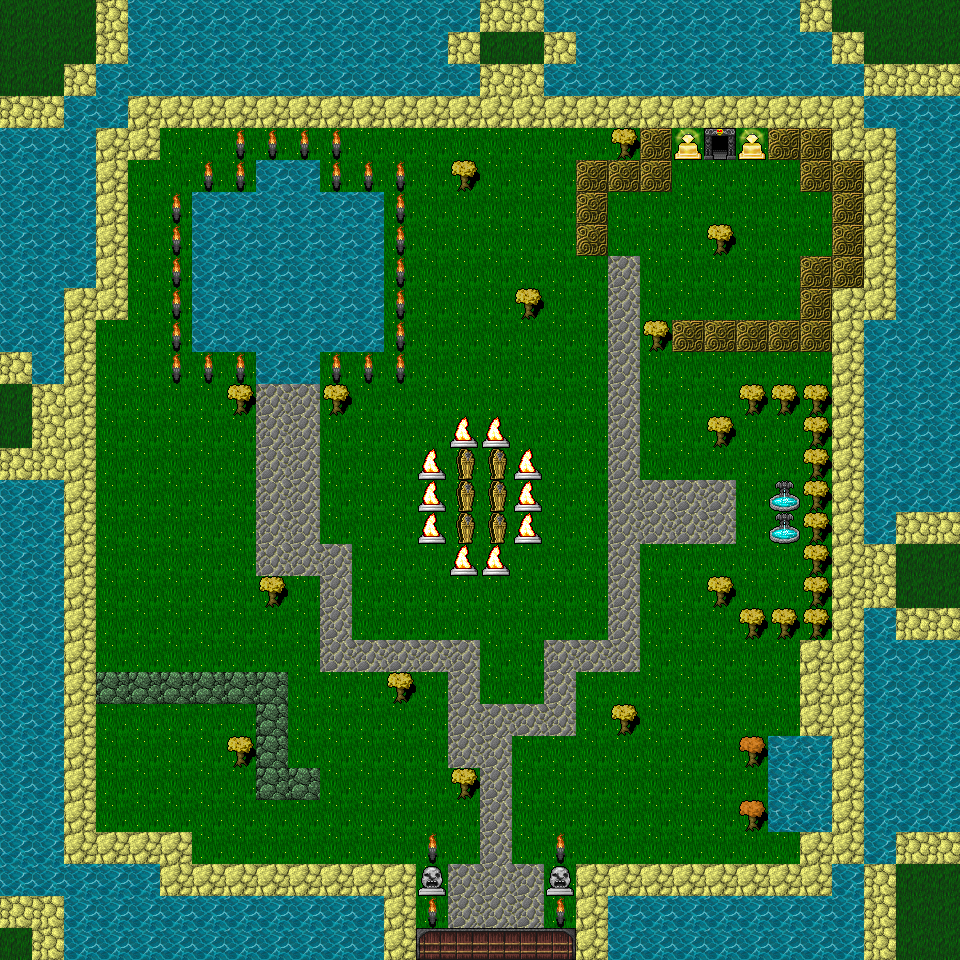

A level layout from a 2D game, rendered from its tile map. Below: a short description, then the map file with its tile-grid data intact:
An orthogonal 30x30 tile map with 32x32 px tiles, 2 tile layers (Background, Collision).

<map version="1.9" tiledversion="1.9.2" orientation="orthogonal" renderorder="right-down" width="30" height="30" tilewidth="32" tileheight="32" infinite="0" nextlayerid="3" nextobjectid="1">
 <editorsettings>
  <export target="TileMapUnity..csv" format="csv" />
 </editorsettings>
 <tileset firstgid="1" source="Tileset.tsx" />
 <layer id="1" name="Background" width="30" height="30">
  <data encoding="csv">
285,285,285,1348,1470,1470,1470,1470,1470,1470,1470,1470,1470,1470,1470,1348,1348,1470,1470,1470,1470,1470,1470,1470,1470,1348,285,285,285,285,
285,285,285,1348,1470,1470,1470,1470,1470,1470,1470,1470,1470,1470,1348,285,285,1348,1470,1470,1470,1470,1470,1470,1470,1470,1348,285,285,285,
285,285,1348,1470,1470,1470,1470,1470,1470,1470,1470,1470,1470,1470,1470,1348,1348,1470,1470,1470,1470,1470,1470,1470,1470,1470,1470,1348,1348,1348,
1348,1348,1470,1470,0,0,0,0,0,0,0,0,0,0,0,0,0,0,0,0,0,0,0,0,0,0,0,1470,1470,1470,
1470,1470,1470,0,0,306,306,306,306,306,306,306,306,306,306,306,306,306,306,306,306,306,306,306,306,306,0,0,1470,1470,
1470,1470,1470,0,306,306,306,306,0,0,306,306,306,306,306,306,306,306,306,306,306,306,306,306,306,306,306,0,1470,1470,
1470,1470,1470,0,306,306,0,0,0,0,0,0,306,306,306,306,306,306,306,306,306,306,306,306,306,306,306,0,1470,1470,
1470,1470,1470,0,306,306,1341,1351,1351,1351,1351,1351,306,306,306,306,306,306,306,306,306,306,306,306,306,306,306,0,1470,1470,
1470,1470,1470,0,306,306,1341,1341,1351,1341,1351,1351,306,306,306,306,306,306,306,243,306,306,306,306,306,306,306,0,1470,1470,
1470,1470,0,0,306,306,0,0,0,0,0,0,306,306,306,306,306,306,306,243,306,306,306,306,306,306,0,0,1470,1470,
1470,1470,0,306,306,306,0,0,0,0,0,0,306,306,306,306,306,306,306,243,306,306,306,306,306,306,0,1470,1470,1470,
1348,1470,0,306,306,306,306,306,0,0,306,306,306,306,306,306,306,306,306,243,306,306,306,306,306,306,0,1470,1470,1470,
285,1348,0,306,306,306,306,306,243,243,306,306,306,306,306,306,306,306,306,243,306,306,306,306,306,306,0,1470,1470,1470,
285,1348,0,306,306,306,306,306,243,243,306,306,306,306,306,306,306,306,306,243,306,306,306,306,306,306,0,1470,1470,1470,
1348,1348,0,306,306,306,306,306,243,243,306,306,306,306,306,306,306,306,306,243,306,306,306,306,306,306,0,1470,1470,1470,
1470,1470,0,306,306,306,306,306,243,243,306,306,306,306,306,306,306,306,306,243,243,243,243,306,306,306,0,1470,1470,1470,
1470,1470,0,306,306,306,306,306,243,243,306,306,306,306,306,306,306,306,306,243,243,243,243,306,306,306,0,1470,1348,1348,
1470,1470,0,306,306,306,306,306,243,243,243,306,306,306,306,306,306,306,306,243,306,306,306,306,306,306,0,1348,285,285,
1470,1470,0,306,306,306,306,306,306,306,243,306,306,306,306,306,306,306,306,243,306,306,306,306,306,306,0,1348,285,285,
1470,1470,0,306,306,306,306,306,306,306,243,306,306,306,306,306,306,306,306,243,306,306,306,306,306,306,0,1470,1348,1348,
1470,1470,0,306,306,306,306,306,306,306,243,243,243,243,243,306,306,243,243,243,306,306,306,306,306,0,0,1470,1470,1470,
1470,1470,0,306,306,306,306,306,306,306,306,306,306,306,243,306,306,243,306,306,306,306,306,306,306,0,1470,1470,1470,1470,
1470,1470,0,306,306,306,306,306,306,306,306,306,306,306,243,243,243,243,306,306,306,306,306,306,306,0,0,1470,1470,1470,
1470,1470,0,306,306,306,306,306,306,306,306,306,306,306,243,243,306,306,306,306,306,306,306,306,1468,1468,0,1470,1470,1470,
1470,1470,0,306,306,306,306,306,306,306,306,306,306,306,306,243,306,306,306,306,306,306,306,306,1468,1468,0,1470,1470,1470,
1470,1470,0,306,306,306,306,306,306,306,306,306,306,306,306,243,306,306,306,306,306,306,306,306,1468,1468,0,1470,1470,1470,
1470,1470,0,0,0,0,306,306,306,306,306,306,306,306,306,243,306,306,306,306,306,306,306,306,306,0,0,1470,1348,1348,
1470,1470,1470,1470,1470,0,0,0,0,0,0,0,0,306,243,243,243,306,0,0,0,0,0,0,0,0,1470,1348,285,285,
1348,1348,1470,1470,1470,1470,1470,1470,1470,1470,1470,1470,306,306,243,243,243,306,0,1470,1470,1470,1470,1470,1470,1470,1470,1348,285,285,
285,1348,1470,1470,1470,1470,1470,1470,1470,1470,1470,1470,0,92,93,93,93,94,0,1470,1470,1470,1470,1470,1470,1470,1470,1348,285,285
</data>
 </layer>
 <layer id="2" name="Collision" width="30" height="30">
  <data encoding="csv">
0,0,0,0,0,0,0,0,0,0,0,0,0,0,0,0,0,0,0,0,0,0,0,0,0,0,0,0,0,0,
0,0,0,0,0,0,0,0,0,0,0,0,0,0,0,0,0,0,0,0,0,0,0,0,0,0,0,0,0,0,
0,0,0,0,0,0,0,0,0,0,0,0,0,0,0,0,0,0,0,0,0,0,0,0,0,0,0,0,0,0,
0,0,0,0,1349,1349,1349,1349,1349,1349,1349,1349,1349,1349,1349,1349,1349,1349,1349,1349,1349,1349,1349,1349,1349,1349,1349,0,0,0,
0,0,0,1349,1349,0,0,1307,1307,1307,1307,0,0,0,0,0,0,0,0,851,980,61,738,61,980,980,1349,1349,0,0,
0,0,0,1349,0,0,1307,1307,1470,1470,1307,1307,1307,0,851,0,0,0,980,980,980,0,0,0,0,980,980,1349,0,0,
0,0,0,1349,0,1307,1470,1470,1470,1470,1470,1470,1307,0,0,0,0,0,980,0,0,0,0,0,0,0,980,1349,0,0,
0,0,0,1349,0,1307,1470,1470,1470,1470,1470,1470,1307,0,0,0,0,0,980,0,0,0,851,0,0,0,980,1349,0,0,
0,0,0,1349,0,1307,1470,1470,1470,1470,1470,1470,1307,0,0,0,0,0,0,0,0,0,0,0,0,980,980,1349,0,0,
0,0,1349,1349,0,1307,1470,1470,1470,1470,1470,1470,1307,0,0,0,851,0,0,0,0,0,0,0,0,980,1349,1349,0,0,
0,0,1349,0,0,1307,1470,1470,1470,1470,1470,1470,1307,0,0,0,0,0,0,0,851,980,980,980,980,980,1349,0,0,0,
0,0,1349,0,0,1307,1307,1307,1470,1470,1307,1307,1307,0,0,0,0,0,0,0,0,0,0,0,0,0,1349,0,0,0,
0,0,1349,0,0,0,0,851,0,0,851,0,0,0,0,0,0,0,0,0,0,0,0,851,851,851,1349,0,0,0,
0,0,1349,0,0,0,0,0,0,0,0,0,0,0,30,30,0,0,0,0,0,0,851,0,0,851,1349,0,0,0,
0,0,1349,0,0,0,0,0,0,0,0,0,0,30,763,763,30,0,0,0,0,0,0,0,0,851,1349,0,0,0,
0,0,1349,0,0,0,0,0,0,0,0,0,0,30,763,763,30,0,0,0,0,0,0,0,83,851,1349,0,0,0,
0,0,1349,0,0,0,0,0,0,0,0,0,0,30,763,763,30,0,0,0,0,0,0,0,83,851,1349,0,0,0,
0,0,1349,0,0,0,0,0,0,0,0,0,0,0,30,30,0,0,0,0,0,0,0,0,0,851,1349,0,0,0,
0,0,1349,0,0,0,0,0,851,0,0,0,0,0,0,0,0,0,0,0,0,0,851,0,0,851,1349,0,0,0,
0,0,1349,0,0,0,0,0,0,0,0,0,0,0,0,0,0,0,0,0,0,0,0,851,851,851,1349,0,0,0,
0,0,1349,0,0,0,0,0,0,0,0,0,0,0,0,0,0,0,0,0,0,0,0,0,0,1349,1349,0,0,0,
0,0,1349,1224,1224,1224,1224,1224,1224,0,0,0,851,0,0,0,0,0,0,0,0,0,0,0,0,1349,1349,0,0,0,
0,0,1349,0,0,0,0,0,1224,0,0,0,0,0,0,0,0,0,0,851,0,0,0,0,0,1349,1349,0,0,0,
0,0,1349,0,0,0,0,851,1224,0,0,0,0,0,0,0,0,0,0,0,0,0,0,847,0,0,1349,0,0,0,
0,0,1349,0,0,0,0,0,1224,1224,0,0,0,0,851,0,0,0,0,0,0,0,0,0,0,0,1349,0,0,0,
0,0,1349,0,0,0,0,0,0,0,0,0,0,0,0,0,0,0,0,0,0,0,0,847,0,0,1349,0,0,0,
0,0,1349,1349,1349,1349,0,0,0,0,0,0,0,1307,0,0,0,1307,0,0,0,0,0,0,0,1349,1349,0,0,0,
0,0,0,0,0,1349,1349,1349,1349,1349,1349,1349,1349,47,0,0,0,47,1349,1349,1349,1349,1349,1349,1349,1349,0,0,0,0,
0,0,0,0,0,0,0,0,0,0,0,0,1349,1307,0,0,0,1307,1349,0,0,0,0,0,0,0,0,0,0,0,
0,0,0,0,0,0,0,0,0,0,0,0,1349,92,93,93,93,94,1349,0,0,0,0,0,0,0,0,0,0,0
</data>
 </layer>
</map>
